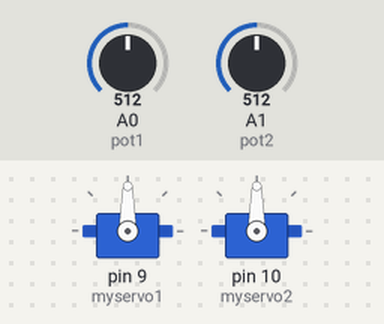
The sketch below on a simulated Arduino Uno, built with avr-gcc and run on an emulated ATmega328P. Shown: 2 × servo. The test bench sets the inputs (shaded band); at power-on: A0 (pot1) = 512, A1 (pot2) = 512.

Above: at 1.2 s.
1.3 s: A0 (pot1) set to 716
At 2.3 s:
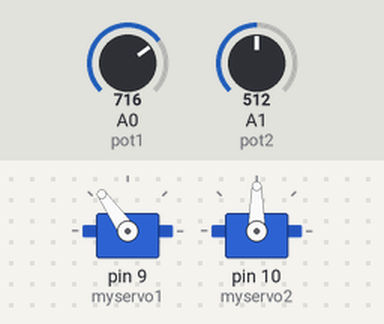
2.8 s: A1 (pot2) set to 716
At 3.4 s:
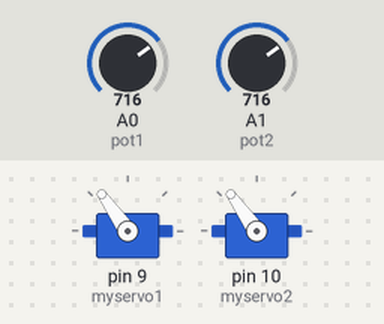
4.3 s: A0 (pot1) set to 900
At 4.6 s:
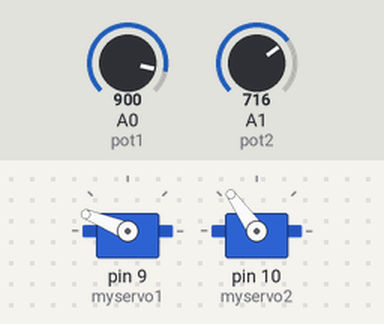
5.8 s: A1 (pot2) set to 900
At 6.9 s:
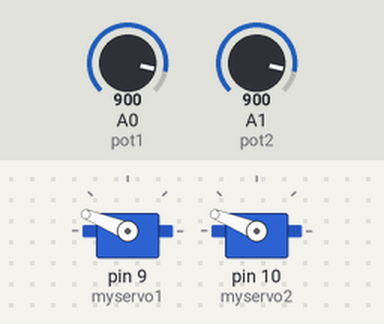
7.3 s: A0 (pot1) set to 1023
At 8.1 s:
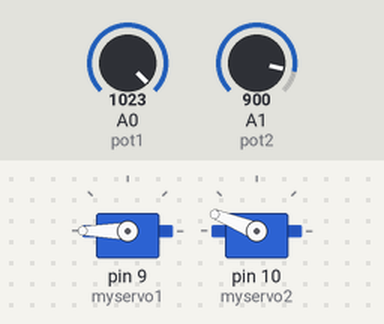
8.8 s: A1 (pot2) set to 1023
At 9.2 s:
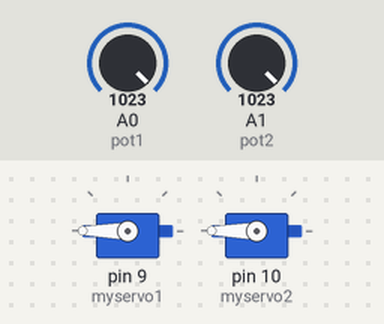
Timing chart, 0 to 11.3 s (numbered marks = the images above; inputs shaded):
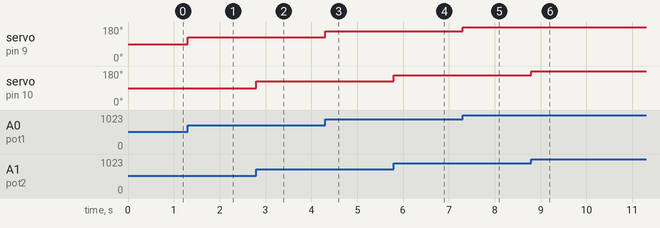

Measured:
- after the input at 1.3 s, servo on pin 9 (myservo1): 90° → 125° at once
- after the input at 2.8 s, servo on pin 10 (myservo2): 90° → 125° at once
- after the input at 4.3 s, servo on pin 9 (myservo1): 125° → 158° at once
- after the input at 5.8 s, servo on pin 10 (myservo2): 125° → 158° at once
- after the input at 7.3 s, servo on pin 9 (myservo1): 158° → 180° at once
- after the input at 8.8 s, servo on pin 10 (myservo2): 158° → 180° at once

The sketch:

laserServo.ino
```cpp
#include <Servo.h>

Servo myservo1;
Servo myservo2;

long pot1 = A0;
long pot2 = A1;
int rot1;
int rot2;
int val1;
int val2;

void setup() {
  myservo1.attach(9, 1000, 2485);
  myservo2.attach(10, 1000, 2485);
  myservo1.write(0);
  myservo2.write(0);

}

void loop() {
  val1 = analogRead(pot1);
  val2 = analogRead(pot2);
  rot1 = map(val1, 0, 1023, 0, 180);
  rot2 = map(val2, 0, 1023, 0, 180);
  myservo1.write(rot1);
  myservo2.write(rot2);
  delay(1);
}
```
